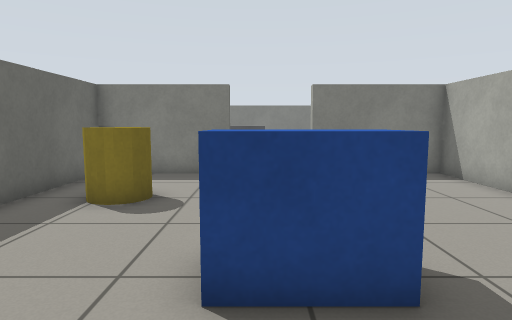
View 1 (above)

18 first-person views from a walk through a Gazebo world. The camera is 0.83 m above the floor, tilts 6° down and sees 75° across. The floor is counted in squares, 0.5 m on a side. Each view is taken from the middle of a square. On the plan, view 1 faces up. The plan holds only what a view shows up to about 16 squares ahead; the rest is blank.

View 2
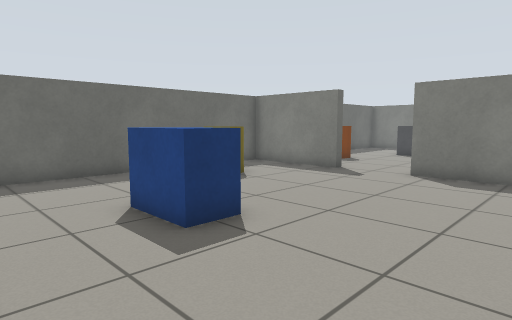

View 3
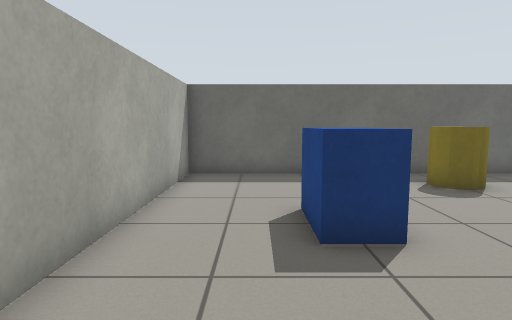

View 4
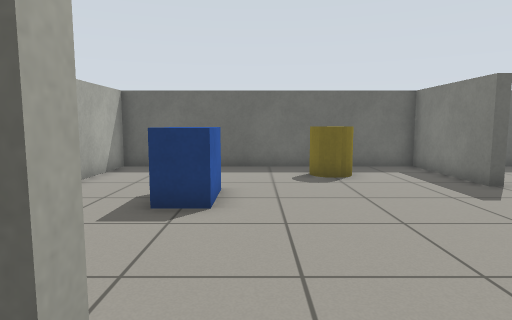

View 5
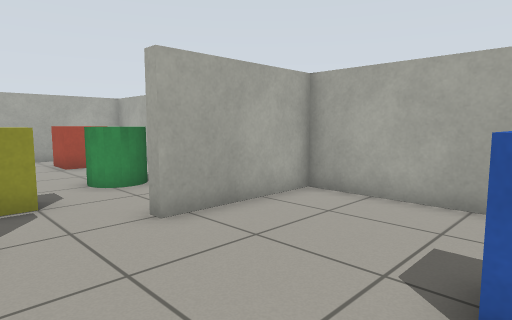

View 6
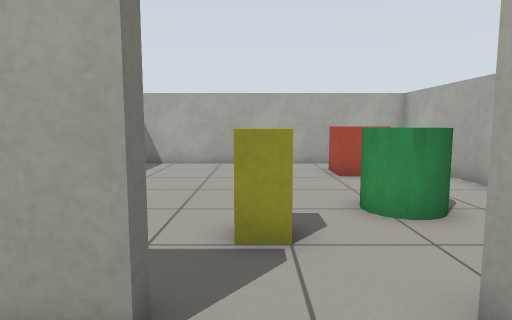

View 7
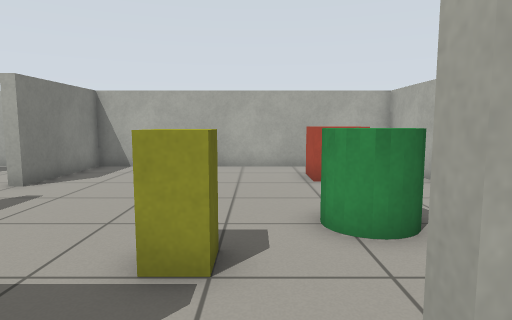

View 8
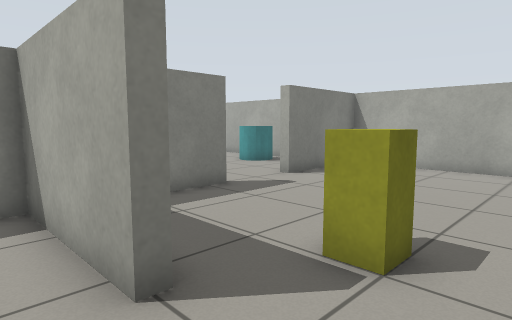

View 9
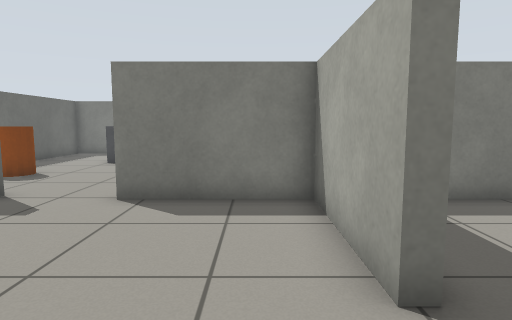

View 10
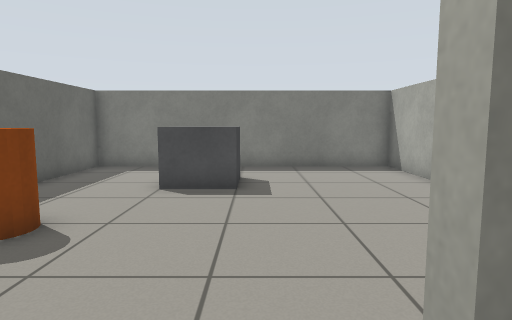

View 11
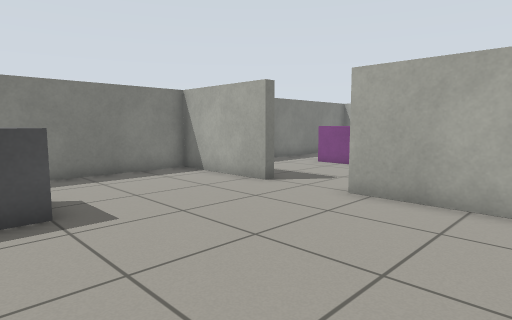

View 12
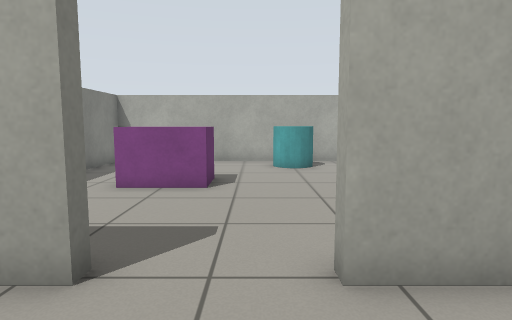

View 13
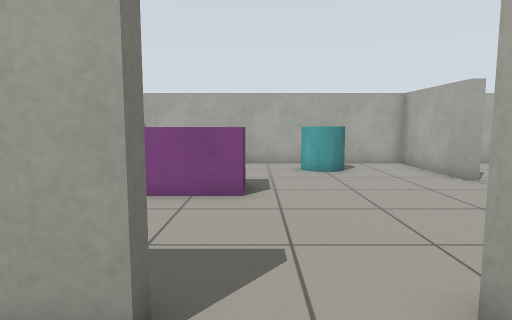

View 14
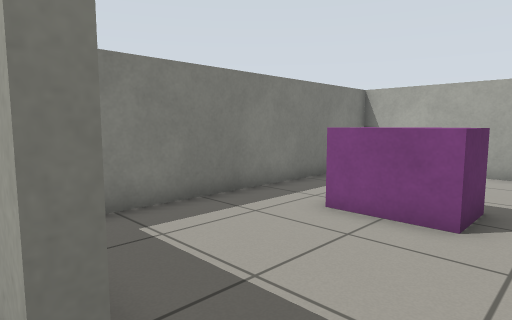

View 15
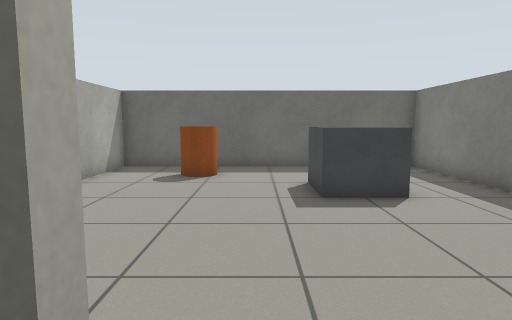

View 16
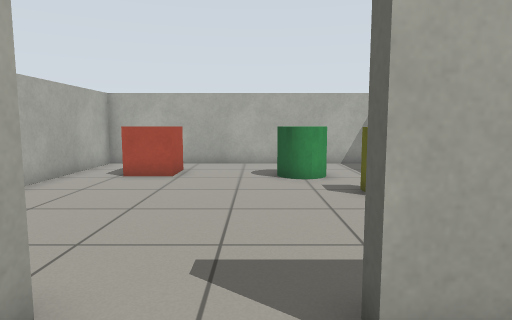

View 17
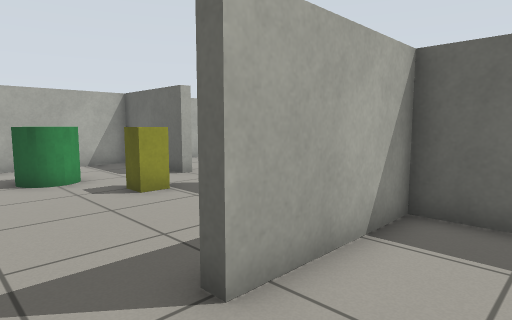

View 18
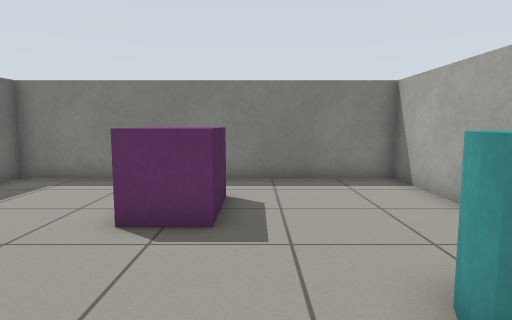

### Floor plan
Ten units are one square. View 1 is at (0, 0); x grows to the right and y downward. Boxes are objects, and circles mark ways between rooms. Rooms are numbered by the first view taken in them; rooms with no view inside come last. Other rooms are left out.
<svg viewBox="-58 -238 246 246">
<path fill="none" stroke="#000" d="M-9 -118 -9 -113 -53 -113 -53 3 63 3 63 -41M68 -69 63 -69 63 -113 19 -113M63 -41 67 -41 67 3 183 3 183 -113 139 -113M111 -117 111 -113 92 -113M68 -189 63 -189 63 -233 -53 -233 -53 -117 -20 -117M19 -113 19 -118M63 -129 63 -161M139 -113 139 -117 183 -117 183 -233 67 -233 67 -224M63 -161 68 -161M67 -132 67 -117 111 -117"/>
<rect x="-45" y="-85" width="20" height="20" fill="#bbb"><title>yellow cylinder</title></rect>
<rect x="-5" y="-45" width="20" height="20" fill="#bbb"><title>blue box</title></rect>
<rect x="85" y="-65" width="10" height="10" fill="#bbb"><title>yellow box</title></rect>
<rect x="95" y="-45" width="20" height="20" fill="#bbb"><title>green cylinder</title></rect>
<rect x="145" y="-35" width="20" height="20" fill="#bbb"><title>red box</title></rect>
<rect x="-35" y="-155" width="10" height="10" fill="#bbb"><title>orange cylinder</title></rect>
<rect x="-15" y="-205" width="20" height="20" fill="#bbb"><title>grey box</title></rect>
<rect x="115" y="-205" width="20" height="20" fill="#bbb"><title>magenta box</title></rect>
<rect x="155" y="-165" width="20" height="20" fill="#bbb"><title>cyan cylinder</title></rect>
<circle cx="70" cy="-55" r="3" fill="#2a7"/>
<circle cx="5" cy="-110" r="3" fill="#2a7"/>
<circle cx="125" cy="-110" r="3" fill="#2a7"/>
<circle cx="70" cy="-175" r="3" fill="#2a7"/>
<text x="0" y="-50">1</text>
<text x="130" y="-50">2</text>
<text x="0" y="-180">3</text>
<text x="130" y="-180">4</text>
</svg>
Room 1 opens to room 2. Room 1 opens to room 3. Room 2 opens to room 4. Room 3 opens to room 4.

Where each view was taken, in squares from view 1:
view 1: 0 up, 0 right, facing up
view 2: 0 up, 6 right, facing up-left
view 3: 2 up, 6 right, facing left
view 4: 5 up, 8 right, facing left
view 5: 7 up, 1 right, facing down-right
view 6: 6 up, 4 right, facing right
view 7: 5 up, 5 right, facing right
view 8: 4 up, 5 right, facing up-right
view 9: 4 up, 5 right, facing up
view 10: 10 up, 1 right, facing up
view 11: 12 up, 1 left, facing up-right
view 12: 17 up, 3 right, facing right
view 13: 18 up, 4 right, facing right
view 14: 17 up, 6 right, facing up-right
view 15: 17 up, 8 right, facing left
view 16: 14 up, 12 right, facing down
view 17: 14 up, 13 right, facing down-left
view 18: 13 up, 14 right, facing up
